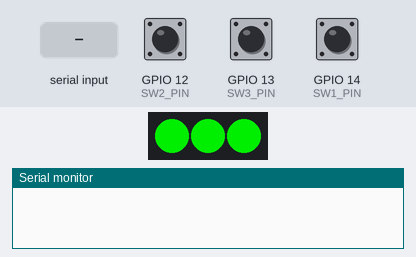
A sketch run on a simulated ESP32. On the bench: 3 RGB LEDs in strip order, left to right, the last lines printed to the serial monitor. The test bench sets the inputs (shaded band); at power-on: GPIO 12 (SW2_PIN) HIGH, GPIO 13 (SW3_PIN) HIGH, GPIO 14 (SW1_PIN) HIGH.

Above: at 1.2 s.
1.3 s: GPIO 12 (SW2_PIN) pulled LOW for 0.15 s
At 2.6 s:
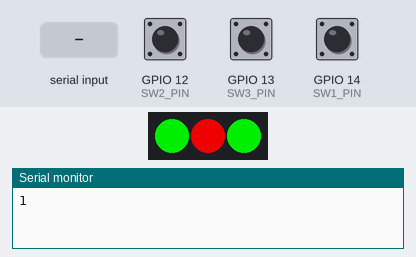
2.9 s: GPIO 13 (SW3_PIN) pulled LOW for 0.15 s
At 4.0 s:
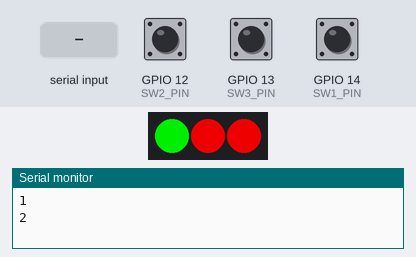
4.5 s: GPIO 14 (SW1_PIN) pulled LOW for 0.15 s
At 5.3 s:
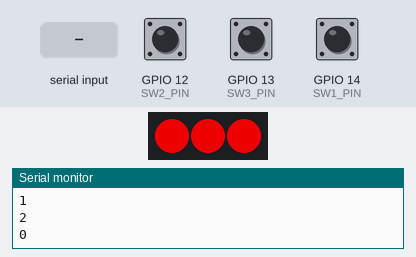
6.1 s: GPIO 12 (SW2_PIN) pulled LOW for 1 s
At 7.8 s:
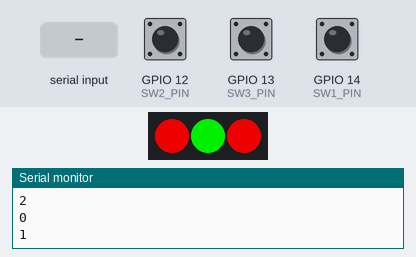
8.6 s: "5\n" received over Serial
At 8.9 s:
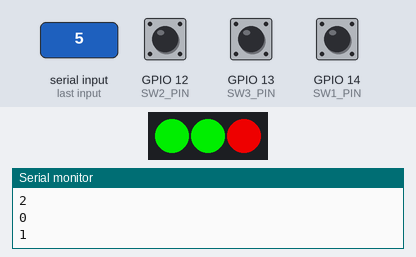
10.1 s: GPIO 13 (SW3_PIN) pulled LOW for 1 s
At 12.0 s:
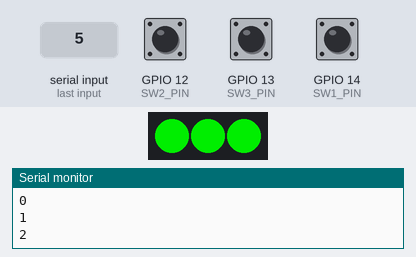
Timing chart, 0 to 13.5 s (numbered marks = the images above; inputs shaded):
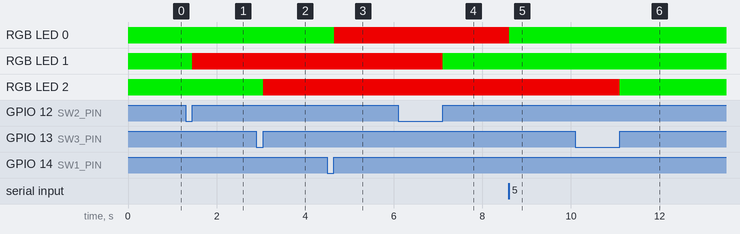

Measured:
- after the input at 1.3 s, RGB LED 1: RGB(0, 200, 0) → RGB(200, 0, 0) after 0.15 s
- after the input at 2.9 s, RGB LED 2: RGB(0, 200, 0) → RGB(200, 0, 0) after 0.15 s
- after the input at 4.5 s, RGB LED 0: RGB(0, 200, 0) → RGB(200, 0, 0) after 0.15 s
- after the input at 6.1 s, RGB LED 1: RGB(200, 0, 0) → RGB(0, 200, 0) after 1.0 s
- after the input at 8.6 s, RGB LED 0: RGB(200, 0, 0) → RGB(0, 200, 0) at once
- after the input at 10.1 s, RGB LED 2: RGB(200, 0, 0) → RGB(0, 200, 0) after 1.0 s

The sketch:

firmware.ino
```cpp
#include <FastLED.h>

#define LED_PIN 15
#define LED_COUNT 3

#define SW1_PIN 14
#define SW2_PIN 12
#define SW3_PIN 13

CRGB leds[LED_COUNT];
bool isSWPressed[3] = {false,false,false};
int state[3] =  {0,0,0};

IRAM_ATTR void interruptSW1() {
  detachInterrupt(digitalPinToInterrupt(SW1_PIN));
  isSWPressed[0] = true;
}

IRAM_ATTR void interruptSW2() {
  detachInterrupt(digitalPinToInterrupt(SW2_PIN));
  isSWPressed[1] = true;
}
IRAM_ATTR void interruptSW3() {
  detachInterrupt(digitalPinToInterrupt(SW3_PIN));
  isSWPressed[2] = true;
}

void setup() {
  Serial.begin(115200);

  pinMode(SW1_PIN, INPUT_PULLUP);
  pinMode(SW2_PIN, INPUT_PULLUP);
  pinMode(SW3_PIN, INPUT_PULLUP);

  pinMode(LED_PIN, OUTPUT);
  FastLED.addLeds<NEOPIXEL, LED_PIN>(leds, LED_COUNT);

  attachInterrupt(digitalPinToInterrupt(SW1_PIN), interruptSW1, RISING);
  attachInterrupt(digitalPinToInterrupt(SW2_PIN), interruptSW2, RISING);
  attachInterrupt(digitalPinToInterrupt(SW3_PIN), interruptSW3, RISING);

  leds[0] = CRGB(0,200,0);
  leds[1] = CRGB(0,200,0);
  leds[2] = CRGB(0,200,0);
}

void loop() {
  int i=0;
  while(Serial.available()){
    char pcStatus = Serial.read();
    if(pcStatus >= 48){
      state[i] = int(pcStatus-48);
      if(state[i] == 0){
        leds[i] = CRGB(200,0,0);
      }else{
        leds[i] = CRGB(0,200,0);
      }
    }
    i++;
  }

  FastLED.show();
  if(isSWPressed[0]){
    Serial.println("0");
    isSWPressed[0] = false;
    if(state[0] == 0){
      state[0] = 1;
      leds[0] = CRGB(200,0,0);
    }else{
      state[0] = 0;
      leds[0] = CRGB(0,200,0);
    }
    FastLED.show();
    delay(250);
    attachInterrupt(digitalPinToInterrupt(SW1_PIN), interruptSW1, RISING);
  }
  if(isSWPressed[1]){
    Serial.println("1");
    isSWPressed[1] = false;
    if(state[1] == 0){
      state[1] = 1;
      leds[1] = CRGB(200,0,0);
    }else{
      state[1] = 0;
      leds[1] = CRGB(0,200,0);
    }
    FastLED.show();
    delay(250);
    attachInterrupt(digitalPinToInterrupt(SW2_PIN), interruptSW2, RISING);
  }
  if(isSWPressed[2]){
    Serial.println("2");
    isSWPressed[2] = false;
    if(state[2] == 0){
      state[2] = 1;
      leds[2] = CRGB(200,0,0);
    }else{
      state[2] = 0;
      leds[2] = CRGB(0,200,0);
    }
    FastLED.show();
    delay(250);
    attachInterrupt(digitalPinToInterrupt(SW3_PIN), interruptSW3, RISING);
  }
}
```
